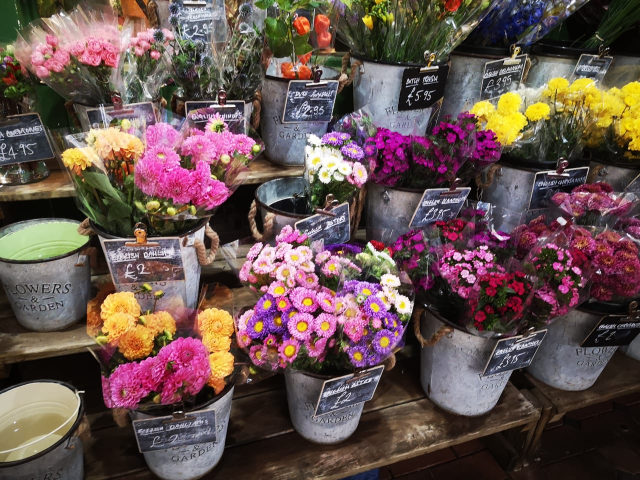
#> input picture 1Introduction/flowers.jpeg, 1280 x 960 px (shown at 1/2 size)
$ jupyter execute notas.ipynb
#> lines starting #> are read from the running program, lines starting #| are printed output that depends on the picture; after the words box and inside, x2 and y2 are one past the last pixel; in counts of white or black regions, pixels touching at a corner belong together
[cell 1]
import cv2 as cv
print(cv.__version__)
img01=cv.imread('./flowers.jpeg')
#> img01 is the input picture: shape (960, 1280, 3); mean B, G, R 78.2, 81.4, 102.4
from matplotlib import pyplot as plt
plt.imshow(cv.cvtColor(img01,cv.COLOR_BGR2RGB))
img02=cv.imread('./flowers.jpeg',cv.IMREAD_GRAYSCALE)
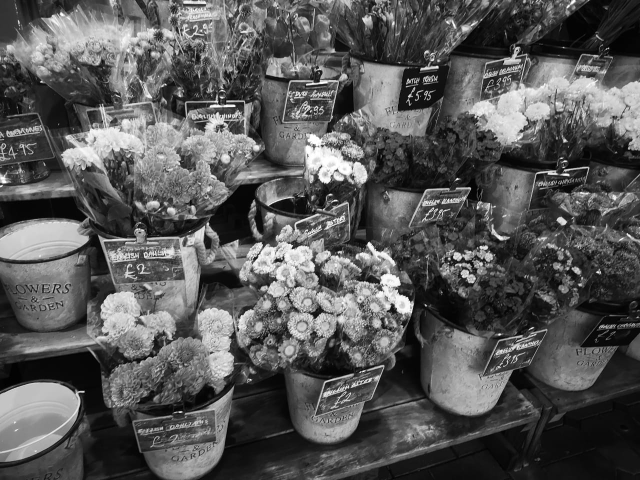
#> img02: shape (960, 1280) (shown at 1/2 size); min 0, max 255, mean 87.3
plt.imshow(cv.cvtColor(img02,cv.COLOR_BGR2RGB))
plt.imshow(cv.cvtColor(img02,cv.COLOR_BGR2RGB))
img01.shape[2]
img02.shape
h,w,_= img01.shape
#> h = 960; w = 1280
for i in range(300,450):
    for j in range(400,700):
        img01[i,j]=(0,0,200)
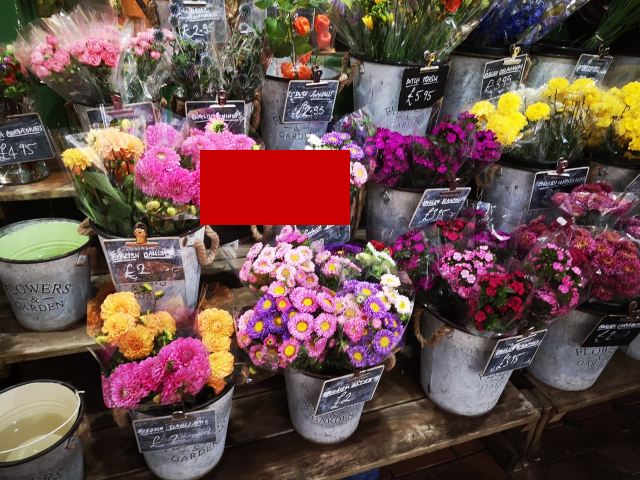
#> img01: shape (960, 1280, 3) (shown at 1/2 size); 3.66% of pixels changed, all inside (x1, y1, x2, y2) = (400, 300, 700, 450)
plt.imshow(cv.cvtColor(img01,cv.COLOR_BGR2RGB))
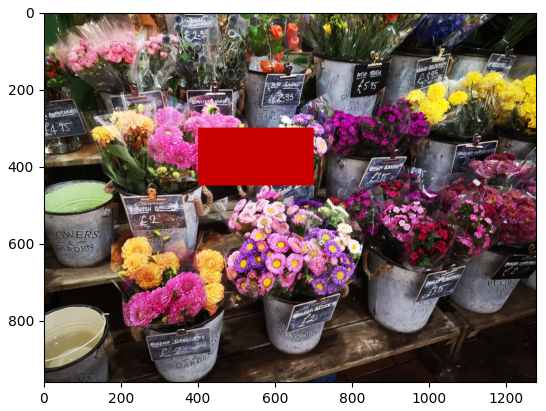
#> figure drawn by matplotlib, 1 panel

[cell 2]
hist=[0 for i in range(256)]
for i in range(100,200):
    for j in range(100,200):
        color=img02[i,j]
        hist[color]+=1
#> after the loop, hist = 256 values, max 250 at index 50, min 0 at index 0, mean 39.06

plt.plot(hist)
plt.rcParams['figure.figsize']=[10,5]
plt.bar(range(256),hist)
import os
os.getcwd()

histR=[0 for i in range(256)]
histG=[0 for i in range(256)]
histB=[0 for i in range(256)]
B,G,R= cv.split(img01)
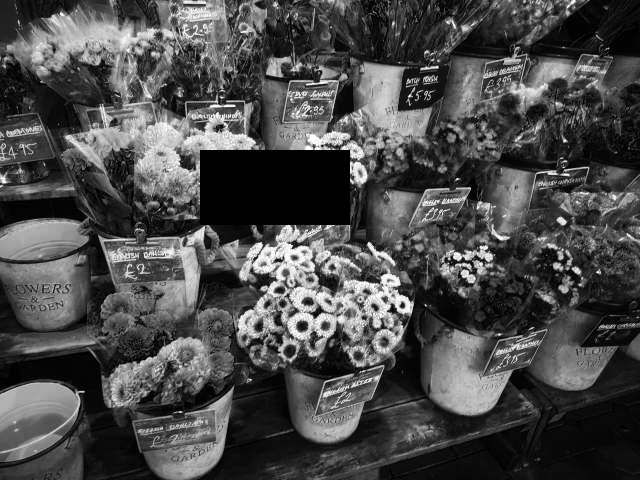
#> B: shape (960, 1280) (shown at 1/2 size); min 0, max 255, mean 74.6
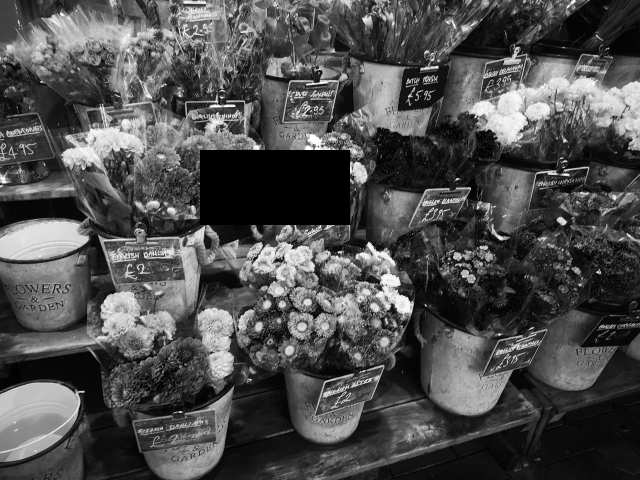
#> G: shape (960, 1280) (shown at 1/2 size); min 0, max 255, mean 77.9
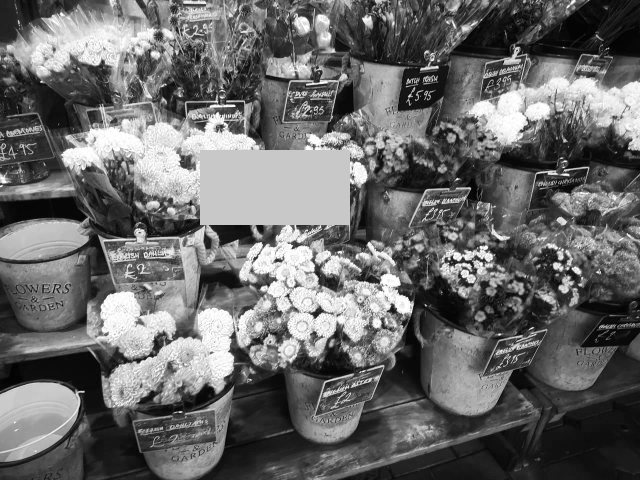
#> R: shape (960, 1280) (shown at 1/2 size); min 0, max 255, mean 105.5
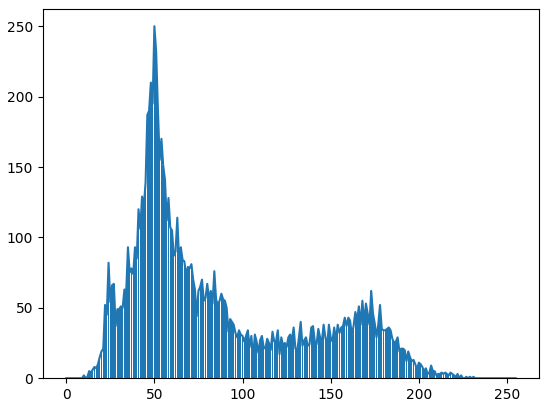
#> figure drawn by matplotlib, 1 panel; tallest bar 250 high, from x = 49.6 to 50.4; curve peaks at x = 50, y = 250

[cell 3]
for i in range(100,200):
    for j in range(100,200):
        blue=(B[i,j])
        red=(R[i,j])
        green=(G[i,j])
        histR[red]+=1
        histG[green]+=1
        histB[blue]+=1
#> after the loop, histB = 256 values, max 268 at index 39, min 0 at index 210, mean 39.06; histG = 256 values, max 237 at index 51, min 0 at index 0, mean 39.06; histR = 256 values, max 197 at index 54, min 0 at index 0, mean 39.06
plt.plot(histB)
plt.plot(histR)
plt.plot(histG)
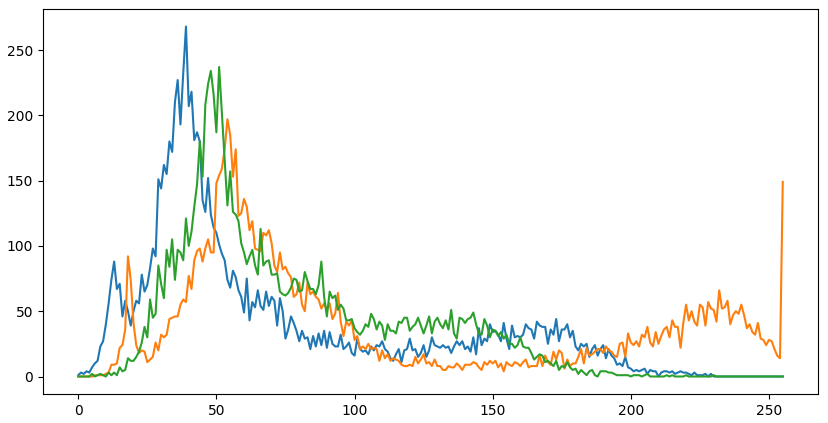
#> figure drawn by matplotlib, 1 panel; curve peaks at x = 39, y = 268; curve peaks at x = 54, y = 197; curve peaks at x = 51, y = 237
